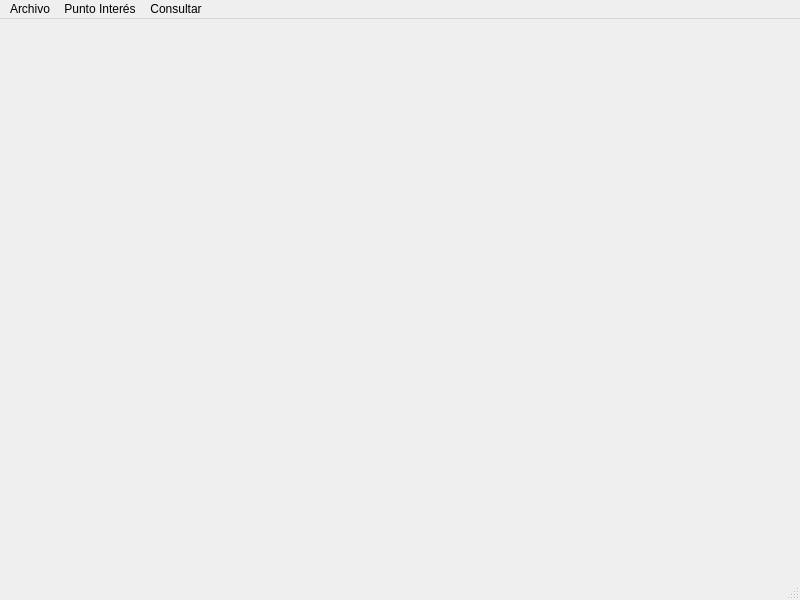
<?xml version="1.0" encoding="UTF-8"?>
<ui version="4.0">
 <class>MainWindow</class>
 <widget class="QMainWindow" name="MainWindow">
  <property name="geometry">
   <rect>
    <x>0</x>
    <y>0</y>
    <width>800</width>
    <height>600</height>
   </rect>
  </property>
  <property name="windowTitle">
   <string>Aplicación InfoCiudad</string>
  </property>
  <widget class="QWidget" name="centralwidget"/>
  <widget class="QMenuBar" name="menubar">
   <property name="geometry">
    <rect>
     <x>0</x>
     <y>0</y>
     <width>800</width>
     <height>21</height>
    </rect>
   </property>
   <widget class="QMenu" name="menuArchivo">
    <property name="title">
     <string>Archivo</string>
    </property>
    <addaction name="actionConectar_base_de_datos"/>
    <addaction name="actionDesconectar_base_de_datos"/>
    <addaction name="separator"/>
    <addaction name="actionGuardar_los_cambios"/>
    <addaction name="actionRechazar_los_cambios"/>
    <addaction name="separator"/>
    <addaction name="actionSalir"/>
   </widget>
   <widget class="QMenu" name="menuPunto_Inter_s">
    <property name="title">
     <string>Punto Interés</string>
    </property>
    <addaction name="actionCrear"/>
    <addaction name="actionBuscar"/>
    <addaction name="actionGuardar"/>
    <addaction name="separator"/>
    <addaction name="actionVer_mapa"/>
   </widget>
   <widget class="QMenu" name="menuConsultar">
    <property name="title">
     <string>Consultar</string>
    </property>
    <addaction name="actionMostrar_informaci_n_Meteorol_gica"/>
    <addaction name="actionMostrar_estaciones_ValenBici"/>
    <addaction name="actionMostrar_Parkings"/>
    <addaction name="actionMostrar_monumentos_en_area"/>
    <addaction name="actionMostrar_monumentos_en_ruta"/>
    <addaction name="actionMostrar_paradas_EMT"/>
    <addaction name="actionMostrar_estaciones_metro"/>
   </widget>
   <addaction name="menuArchivo"/>
   <addaction name="menuPunto_Inter_s"/>
   <addaction name="menuConsultar"/>
  </widget>
  <widget class="QStatusBar" name="statusbar"/>
  <action name="actionConectar_base_de_datos">
   <property name="text">
    <string>Conectar base de datos</string>
   </property>
  </action>
  <action name="actionDesconectar_base_de_datos">
   <property name="text">
    <string>Desconectar base de datos</string>
   </property>
  </action>
  <action name="actionSalir">
   <property name="text">
    <string>Salir</string>
   </property>
  </action>
  <action name="actionCrear">
   <property name="text">
    <string>Crear</string>
   </property>
  </action>
  <action name="actionBuscar">
   <property name="text">
    <string>Buscar</string>
   </property>
  </action>
  <action name="actionGuardar">
   <property name="text">
    <string>Guardar</string>
   </property>
  </action>
  <action name="actionMostrar_estaciones_ValenBici">
   <property name="text">
    <string>Mostrar estaciones ValenBici</string>
   </property>
  </action>
  <action name="actionMostrar_Parkings">
   <property name="text">
    <string>Mostrar parkings</string>
   </property>
  </action>
  <action name="actionMostrar_monumentos_en_area">
   <property name="text">
    <string>Mostrar monumentos en área</string>
   </property>
  </action>
  <action name="actionVer_mapa">
   <property name="text">
    <string>Ver mapa</string>
   </property>
  </action>
  <action name="actionGuardar_los_cambios">
   <property name="text">
    <string>Guardar los cambios</string>
   </property>
  </action>
  <action name="actionRechazar_los_cambios">
   <property name="text">
    <string>Rechazar los cambios</string>
   </property>
  </action>
  <action name="actionMostrar_monumentos_en_ruta">
   <property name="text">
    <string>Mostrar monumentos en ruta</string>
   </property>
  </action>
  <action name="actionMostrar_paradas_EMT">
   <property name="text">
    <string>Mostrar paradas EMT</string>
   </property>
  </action>
  <action name="actionMostrar_estaciones_metro">
   <property name="text">
    <string>Mostrar estaciones metro</string>
   </property>
  </action>
  <action name="actionMostrar_informaci_n_Meteorol_gica">
   <property name="text">
    <string>Mostrar información Meteorológica</string>
   </property>
  </action>
 </widget>
 <resources/>
 <connections>
  <connection>
   <sender>actionSalir</sender>
   <signal>triggered()</signal>
   <receiver>MainWindow</receiver>
   <slot>close()</slot>
   <hints>
    <hint type="sourcelabel">
     <x>-1</x>
     <y>-1</y>
    </hint>
    <hint type="destinationlabel">
     <x>399</x>
     <y>299</y>
    </hint>
   </hints>
  </connection>
 </connections>
</ui>
